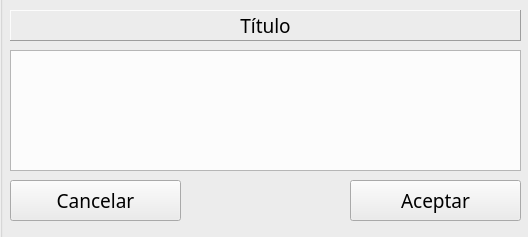
<?xml version="1.0" encoding="UTF-8"?>
<ui version="4.0">
 <class>Dialog</class>
 <widget class="QDialog" name="Dialog">
  <property name="windowModality">
   <enum>Qt::ApplicationModal</enum>
  </property>
  <property name="geometry">
   <rect>
    <x>0</x>
    <y>0</y>
    <width>528</width>
    <height>237</height>
   </rect>
  </property>
  <property name="windowTitle">
   <string>Mensaje</string>
  </property>
  <property name="modal">
   <bool>true</bool>
  </property>
  <widget class="QLabel" name="lblTitulo">
   <property name="geometry">
    <rect>
     <x>10</x>
     <y>10</y>
     <width>511</width>
     <height>31</height>
    </rect>
   </property>
   <property name="font">
    <font>
     <family>Lucida Sans Unicode</family>
     <pointsize>14</pointsize>
    </font>
   </property>
   <property name="frameShape">
    <enum>QFrame::Panel</enum>
   </property>
   <property name="frameShadow">
    <enum>QFrame::Raised</enum>
   </property>
   <property name="text">
    <string>Título</string>
   </property>
   <property name="alignment">
    <set>Qt::AlignCenter</set>
   </property>
  </widget>
  <widget class="QTextEdit" name="teMensaje">
   <property name="geometry">
    <rect>
     <x>10</x>
     <y>50</y>
     <width>511</width>
     <height>121</height>
    </rect>
   </property>
   <property name="font">
    <font>
     <family>Lucida Sans Unicode</family>
     <pointsize>14</pointsize>
    </font>
   </property>
   <property name="readOnly">
    <bool>true</bool>
   </property>
  </widget>
  <widget class="QPushButton" name="pbCancelar">
   <property name="geometry">
    <rect>
     <x>10</x>
     <y>180</y>
     <width>171</width>
     <height>41</height>
    </rect>
   </property>
   <property name="font">
    <font>
     <family>Lucida Sans Unicode</family>
     <pointsize>14</pointsize>
    </font>
   </property>
   <property name="text">
    <string>Cancelar</string>
   </property>
   <property name="icon">
    <iconset>
     <normaloff>../../img/icon_cancelar32x32.png</normaloff>../../img/icon_cancelar32x32.png</iconset>
   </property>
   <property name="iconSize">
    <size>
     <width>32</width>
     <height>32</height>
    </size>
   </property>
   <property name="autoDefault">
    <bool>false</bool>
   </property>
  </widget>
  <widget class="QPushButton" name="pbAceptar">
   <property name="geometry">
    <rect>
     <x>350</x>
     <y>180</y>
     <width>171</width>
     <height>41</height>
    </rect>
   </property>
   <property name="font">
    <font>
     <family>Lucida Sans Unicode</family>
     <pointsize>14</pointsize>
    </font>
   </property>
   <property name="text">
    <string>Aceptar</string>
   </property>
   <property name="icon">
    <iconset>
     <normaloff>../../img/icon_aceptar32x32.png</normaloff>../../img/icon_aceptar32x32.png</iconset>
   </property>
   <property name="iconSize">
    <size>
     <width>32</width>
     <height>32</height>
    </size>
   </property>
   <property name="autoDefault">
    <bool>false</bool>
   </property>
  </widget>
  <widget class="QGroupBox" name="groupBox">
   <property name="geometry">
    <rect>
     <x>0</x>
     <y>-10</y>
     <width>531</width>
     <height>251</height>
    </rect>
   </property>
   <property name="title">
    <string/>
   </property>
  </widget>
 </widget>
 <tabstops>
  <tabstop>pbAceptar</tabstop>
  <tabstop>pbCancelar</tabstop>
  <tabstop>teMensaje</tabstop>
 </tabstops>
 <resources/>
 <connections/>
</ui>
